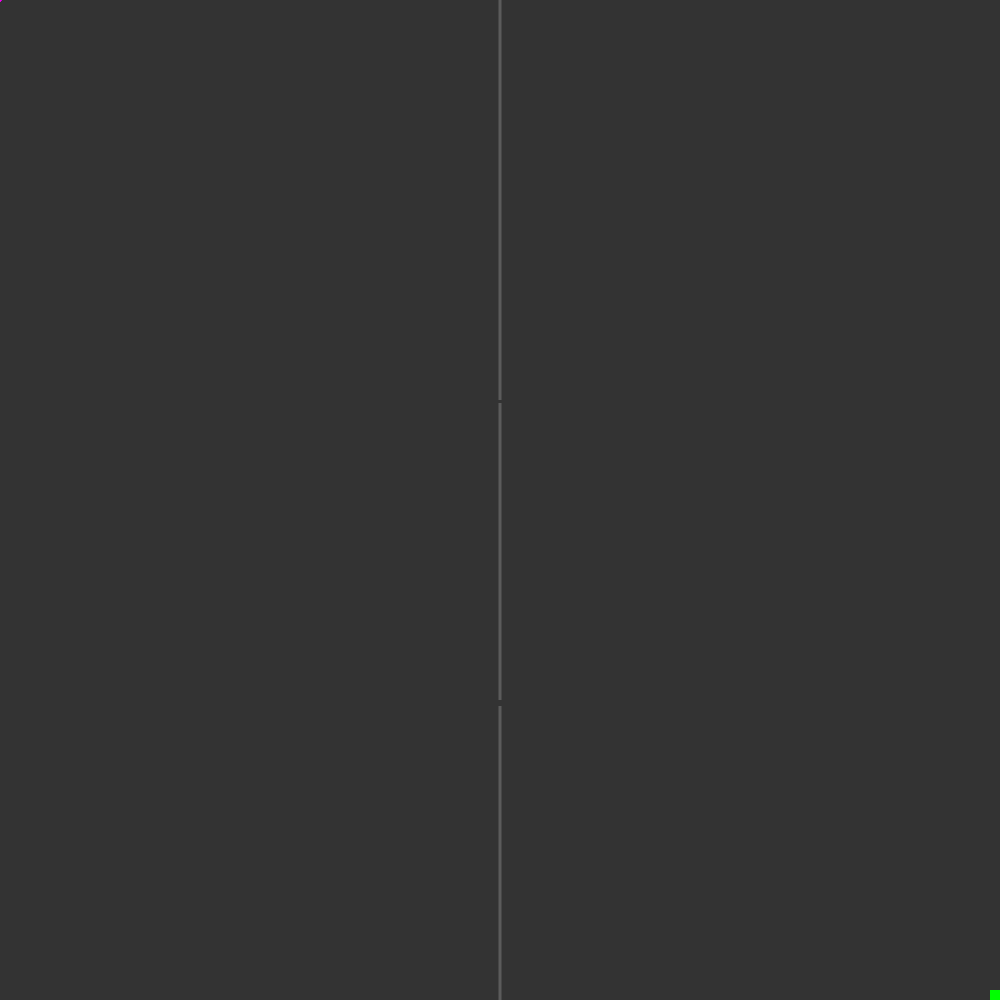
Frame 1 (no input)
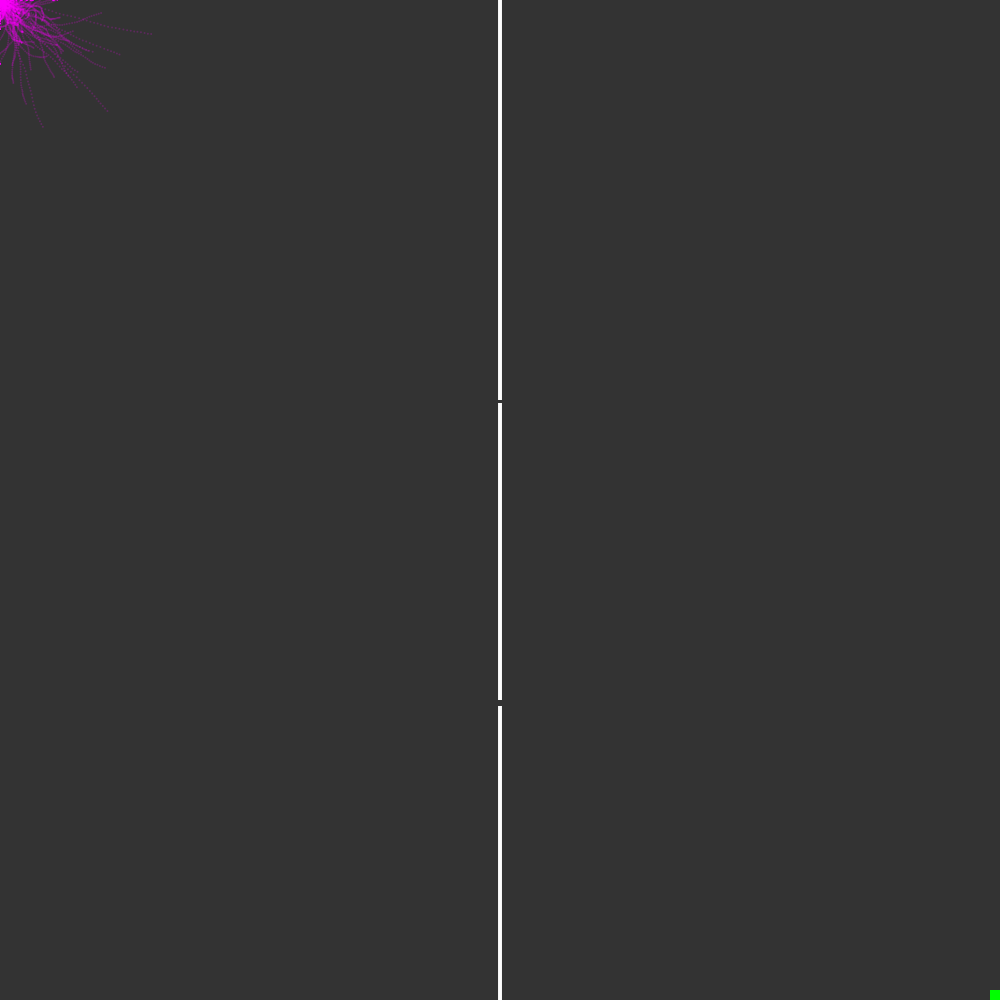
Frame 60 (no input)
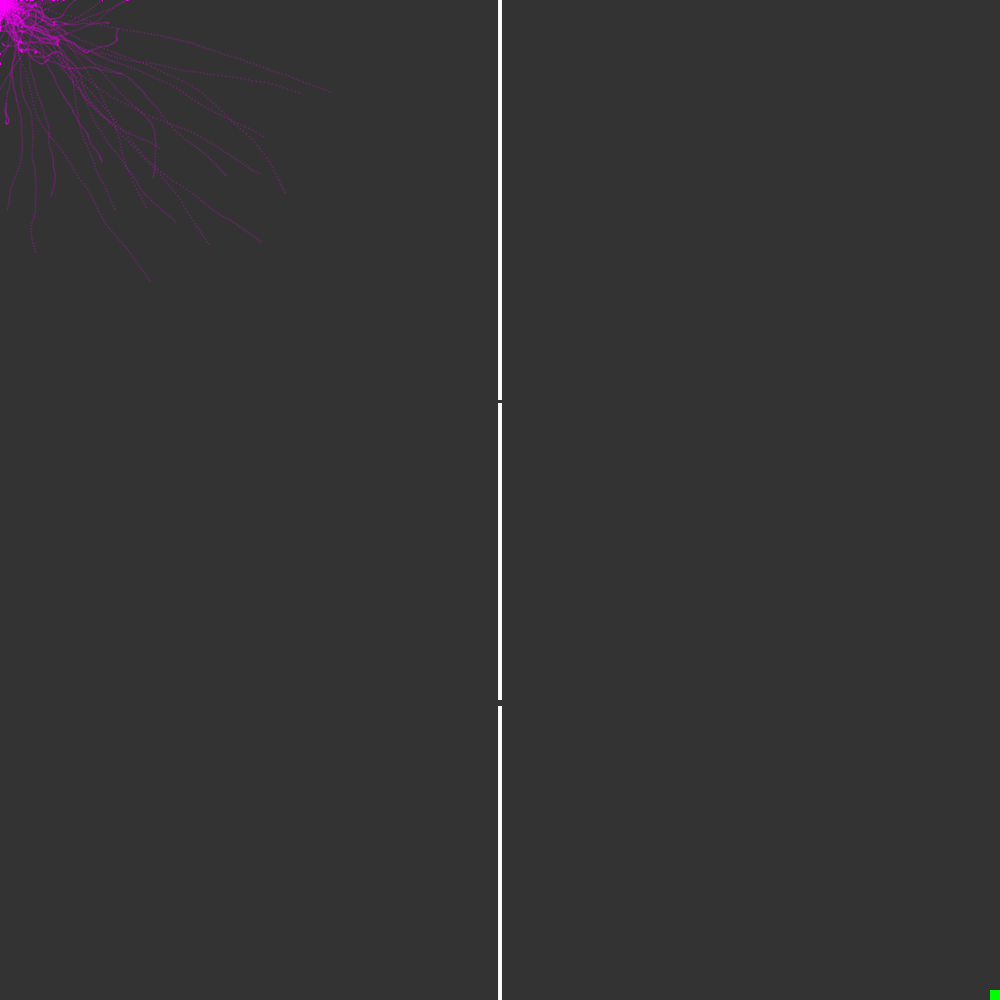
Frame 120 (the mouse pressed at the canvas centre since frame 60)

The p5.js sketch that drew these frames (run headless with seeded random() and noise() and a simulated clock; from frame 60 on, the mouse is pressed at the canvas centre):

// p5.js sketch
// ── sketch.js
const limiteVida = 550
const forcaMaxima = 0.25
const tamTela = 1000
const tamPopulacao = 1000

let populacao
let ciclo = 0
let geracoes = 1
let alvo

function setup() {
  createCanvas(tamTela, tamTela)
  background(51)
  populacao = new Populacao()
  alvo = createVector(tamTela, tamTela)
}

function draw() {
  populacao.executa()

  ciclo++
  if (ciclo == limiteVida) {
    background(51)
    populacao.avalia()
    let novosPontos = populacao.selecao()
    populacao = new Populacao(novosPontos)
    ciclo = 0
    geracoes++
  }

  // Obstáculo
  stroke(255, 50)
  strokeWeight(3)
  strokeCap(SQUARE)
  line(500,   0, 500, 400)
  line(500, 403, 500, 700)
  line(500, 706, 500, 1000)

  // Chegada
  noStroke()
  fill(0, 255, 0)
  rect(tamTela - 10, tamTela - 10, 10, 10)
}

// ── DNA.js
class DNA {
  constructor(genes) {
    if (genes)
      this.genes = genes
    else {
      this.genes = []

      for (let i = 0; i < limiteVida; i++) {
        this.genes[i] = p5.Vector.random2D()
        this.genes[i].setMag(forcaMaxima)
      }
    }
  }
  
  crossover(parceiro) {
    let novosGenes = [];
    let corte = floor(random(this.genes.length))

    for (let i = 0; i < this.genes.length; i++)
      i > corte ?
        novosGenes[i] = this.genes[i] :
        novosGenes[i] = parceiro.genes[i]

    return new DNA(novosGenes);
  }

  mutacao() {
    for (let i = 0; i < this.genes.length; i++) {
      if (random(1) < 0.05) {
        this.genes[i] = p5.Vector.random2D();
        this.genes[i].setMag(forcaMaxima);
      }
    }
  }
}

// ── Ponto.js
class Ponto {
  constructor(dna) {
    this.posicao    = createVector(0, 0)
    this.velocidade = createVector()
    this.aceleracao = createVector()

    this.desempenho = 0
    this.chegou     = false
    this.bateu      = false
    this.melhor     = false
    this.cicloFim   = limiteVida

    if (dna) this.dna = dna
    else this.dna = new DNA()
  }

  atualiza() {
    let distancia = this.posicao.dist(alvo)
    if (distancia < 5) this.chegou = true

    if (this.chegou && this.cicloFim == limiteVida) {
      this.cicloFim = ciclo
      console.log('FIM')
    }

    this.checaBateu()
    this.aplicaForca(this.dna.genes[ciclo])

    if (!this.chegou && !this.bateu) {
      this.velocidade.add(this.aceleracao)
      this.posicao.add(this.velocidade)

      this.aceleracao.mult(0)
      this.velocidade.limit(4)
    }
  }

  checaBateu() {
    if (
      this.posicao.x > width  ||
      this.posicao.x < 0      ||
      this.posicao.y > height ||
      this.posicao.y < 0
    ) this.bateu = true

    if (
      (this.posicao.x > 498 && this.posicao.x < 503)
      &&
      (this.posicao.y < 400 ||
      (this.posicao.y > 403 && this.posicao.y < 700) ||
       this.posicao.y > 706)
    ) this.bateu = true
  }

  aplicaForca(forca) {
    this.aceleracao.add(forca);
  }

  exibe() {
    push()
      if (this.melhor) stroke(0, 255, 255)
      else stroke(255, 0, 255, 50)
      strokeWeight(2)
      translate(this.posicao.x, this.posicao.y);
      point(0, 0)
    pop()
  }

  calculaDesempenho() {
    let distancia = this.posicao.dist(alvo)
    this.desempenho = (1 / distancia) * 100

    if (this.bateu)
      this.desempenho /= 2
    if (this.posicao.x > 503)
      this.desempenho *= 10
    if (this.chegou)
      this.desempenho *= map(this.cicloFim, 0, limiteVida, 100, 10)
  }
}

// ── Populacao.js
class Populacao {
  constructor(pontos) {
    this.tamanhoPopulacao = tamPopulacao
    this.matingpool       = []

    if (pontos)
      this.pontos = pontos
    else {
      this.pontos = []
      for (let i = 0; i < this.tamanhoPopulacao; i++)
        this.pontos[i] = new Ponto()
    }
  }

  executa() {
    for (let i = 0; i < this.tamanhoPopulacao; i++) {
      this.pontos[i].atualiza()
      this.pontos[i].exibe()
    }
  }

  avalia() {
    let melhorDesempenho = 0
    let campeao

    for (let i = 0; i < this.tamanhoPopulacao; i++) {
      this.pontos[i].calculaDesempenho()
      if (this.pontos[i].desempenho > melhorDesempenho) {
        melhorDesempenho = this.pontos[i].desempenho
        campeao = this.pontos[i]
      }
    }

    console.log('Geração: ' + geracoes + ' / Melhor: ' + melhorDesempenho)
    for (let i = 0; i < this.tamanhoPopulacao; i++)
      this.pontos[i].desempenho /= melhorDesempenho

    this.matingpool.push(campeao)
    for (let i = 0; i < this.tamanhoPopulacao; i++) {
      let percentual = floor(this.pontos[i].desempenho * 10)
      for (let j = 0; j < percentual; j++)
        this.matingpool.push(this.pontos[i])
    }
  }

  selecao() {
    let melhorGene = this.matingpool[0].dna
    let novosPontos = [new Ponto(melhorGene)]

    for (let i = 1; i < this.pontos.length; i++) {
      let pai = random(this.matingpool).dna
      let mae = random(this.matingpool).dna

      let filho = pai.crossover(mae)
      filho.mutacao()
      novosPontos[i] = new Ponto(filho)
    }

    novosPontos[0].melhor = true
    return novosPontos;
  }
}
